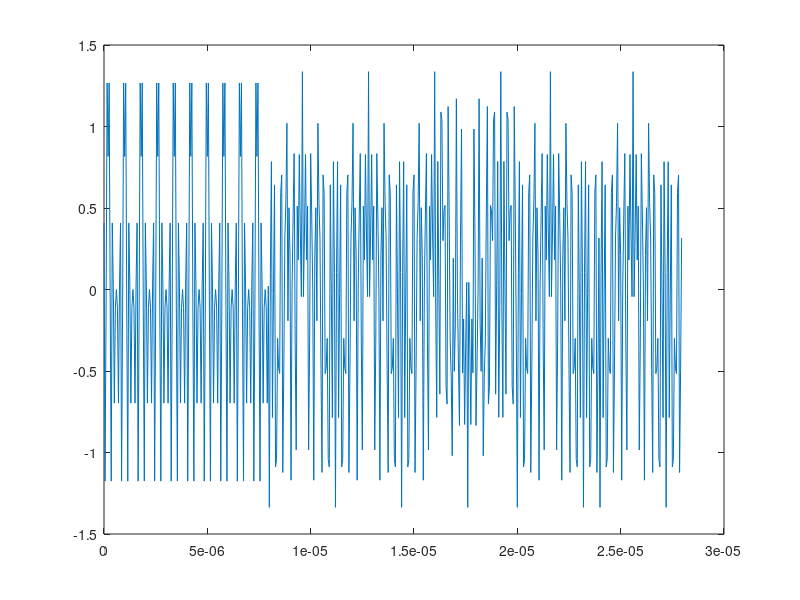

Write the MATLAB code that produced this figure.
% To replace create_tx_packet

% Initial parameters -- copied for convenience
f_c = 2.4e9;            % Carrier Frequency for 802.11
bandwidth = 20e6;       % Bandwidth
df = 312.5e3;           % Subcarrier frequency spacing (delta f)
nbits = 4;              % Data length in symbols

nss = 1;    % Number of spatial streams
iss = 1;    % This spatial stream ID
M = 4;      % M-QAM number of modulation points
data = randi([0 1], 1, 9);  % 1xn vector of data

nfft = 64;

% Timing related constants -- Page 11 of spec, Table 2
NSD_l = 48;                 % Number of data subcarriers for legacy
NSP_l = 4;                  % Number of pilot subcarriers for legacy
NST_l = NSD_l + NSP_l;      % Total number of subcarriers for legacy
NSR_l = 26;                 % Num subcarriers occupying half of overall BW in legacy
NSD_ht = 52;                % NSD for HT
NSP_ht = 4;                 % NSP for HT
NST_ht = NSD_ht + NSP_ht;   % NST for HT
NSR_ht = 28;                % NSR for HT
T_lstf = 8e-6;
T_htltf1 = 8e-6;
T_htltfs = 4e-6;
T_GI = 0.8e-6;

% Cyclic shift for Legacy Preamble
T_iTX_CS_l = [ ...
    0    0    0    0;
    0 -200    0    0;
    0 -100 -200    0;
    0  -50 -100 -150;
];
% Cyclic shift for High Throughput (HT) Preamble -- Page 20 of spec
T_iTX_CS_ht = [ ...
    0    0    0    0;
    0 -400    0    0;
    0 -400 -200    0;
    0 -400 -200 -600;
];
% Polarity matrix -- Page 27 and 28 of spec
P_htltf = [ ...     % 
     1 -1  1  1;    % P_htlf(i,n) represents polarity of the
     1  1 -1  1;    % ith spatial stream in the
     1  1  1 -1;    % nth HT training symbol
    -1  1  1  1;    %
];

% Number of tones in each field -- Page 15 of spec, Table 4
Ntone_lstf = 12;
Ntone_htsig = 56;
Ntone_htltf = 56;
Ntone_htdata = 56;

% L-STF -- Page
symmap_lstf = sqrt(0.5)*[0,0,1+1j,0,0,0,-1-1j,0,0,0,1+1j,0,0,0,-1-1j,0,0,0,-1-1j,0,0,0,1+1j,0,0,0,0,0,0,0,-1-1j,0,0,0,-1-1j,0,0,0,1+1j,0,0,0,1+1j,0,0,0,1+1j,0,0,0,1+1j,0,0];
dt = 1/bandwidth;
t_lstf = 0:dt:(T_lstf-dt);
subframe_lstf = zeros(size(t_lstf));
for k = -NSR_l:NSR_l
    subframe_lstf = subframe_lstf + symmap_lstf(k+NSR_l+1)*...
                    exp(2j*pi*k*df*(t_lstf-T_iTX_CS_l(nss,iss)));
end
subframe_lstf = subframe_lstf/sqrt(Ntone_lstf);

% HT-LTF1 -- Page 26 to 28 of spec
symmap_htltf = [1,1,1,1,-1,-1,1,1,-1,1,-1,1,1,1,1,1,1,-1,-1,1,1,-1,1,-1,1,1,1,1,0,1,-1,-1,1,1,-1,1,-1,1,-1,-1,-1,-1,-1,1,1,-1,-1,1,-1,1,-1,1,1,1,1,-1,-1];
t_htltf1 = 0:dt:(T_htltf1-dt);
subframe_htltf1 = zeros(size(t_htltf1));
for k = -NSR_ht:NSR_ht
    subframe_htltf1 = subframe_htltf1 + ...
                      P_htltf(iss,1)*symmap_htltf(k+NSR_ht+1)*...
                      exp(2j*pi*k*df*(t_htltf1-2*T_GI-T_iTX_CS_l(nss,iss)));
end
subframe_htltf1 = subframe_htltf1/sqrt(Ntone_htltf);

% NOTE: We omit HT-SIG for this project
% Page 21 and 22 of spec
% mcs = zeros(1,7);       % Modulation and Coding Scheme Table 1 LSB First
% bw2040 = 0;             % 0 if 20MHz or 40MHz upper/lower, 1 if 40MHz
% length = zeros(1,16);   % The number of bytes in frame - LSB first
% aggregation = 0;        % 1 if PPDU in data packet contains an A-MPDU
% stbc = zeros(1,2);      %
% advanced_coding = 0;    % 1 if Advanced Coding, 0 if BCC
% short_gi = 0;           % Indicate that short GI is used after HT training
% nhtltf = zeros(1,2);    % Number of HT-LTF
% crc = zeros(1,7);       % CRC bits 
% tail_bits = zeros(1,6); % Tail bits
% subframe_htsig = [mcs,bw2040,length,1,1,1,aggregation,stbc,advanced_coding,short_gi,nhtltf,crc,tail_bits];

% HT-LTFs -- Page 27 to 28 of spec
t_htltfs = 0:dt:(T_htltfs-dt);
subframe_htltfs = zeros(size(t_htltfs));
for k = -NSR_ht:NSR_ht
    subframe_htltfs = subframe_htltfs + symmap_htltf(k+NSR_ht+1)*...
                      exp(2j*pi*k*df*(t_htltfs-2*T_GI-T_iTX_CS_l(nss,iss)));
end
subframe_htltfs = subframe_htltfs/sqrt(Ntone_htltf);

subframe_htltf2 = P_htltf(iss,2)*subframe_htltfs;
subframe_htltf3 = P_htltf(iss,3)*subframe_htltfs;
subframe_htltf4 = P_htltf(iss,4)*subframe_htltfs;

% Data
padamt = M - mod(numel(data),M);    % Number of zeros to pad
data = [data zeros(1,padamt)];      % Pad to fit modulation scheme
data_i = reshape(data,numel(data)/log2(M),log2(M))';    % Change to int
data_i = (2.^((log2(M)-1):-1:0))*data_i;
data_mod = qammod(data_i,M);  % Modulated data

% FIXME:  Fix Data Packet

% Final Packet
time = 0:dt:(T_lstf+T_htltf1+3*T_htltfs)-dt;
signal = [subframe_lstf,subframe_htltf1,subframe_htltf2,subframe_htltf3,subframe_htltf4];

% Plot signal
figure;
plot(time, real(signal));
